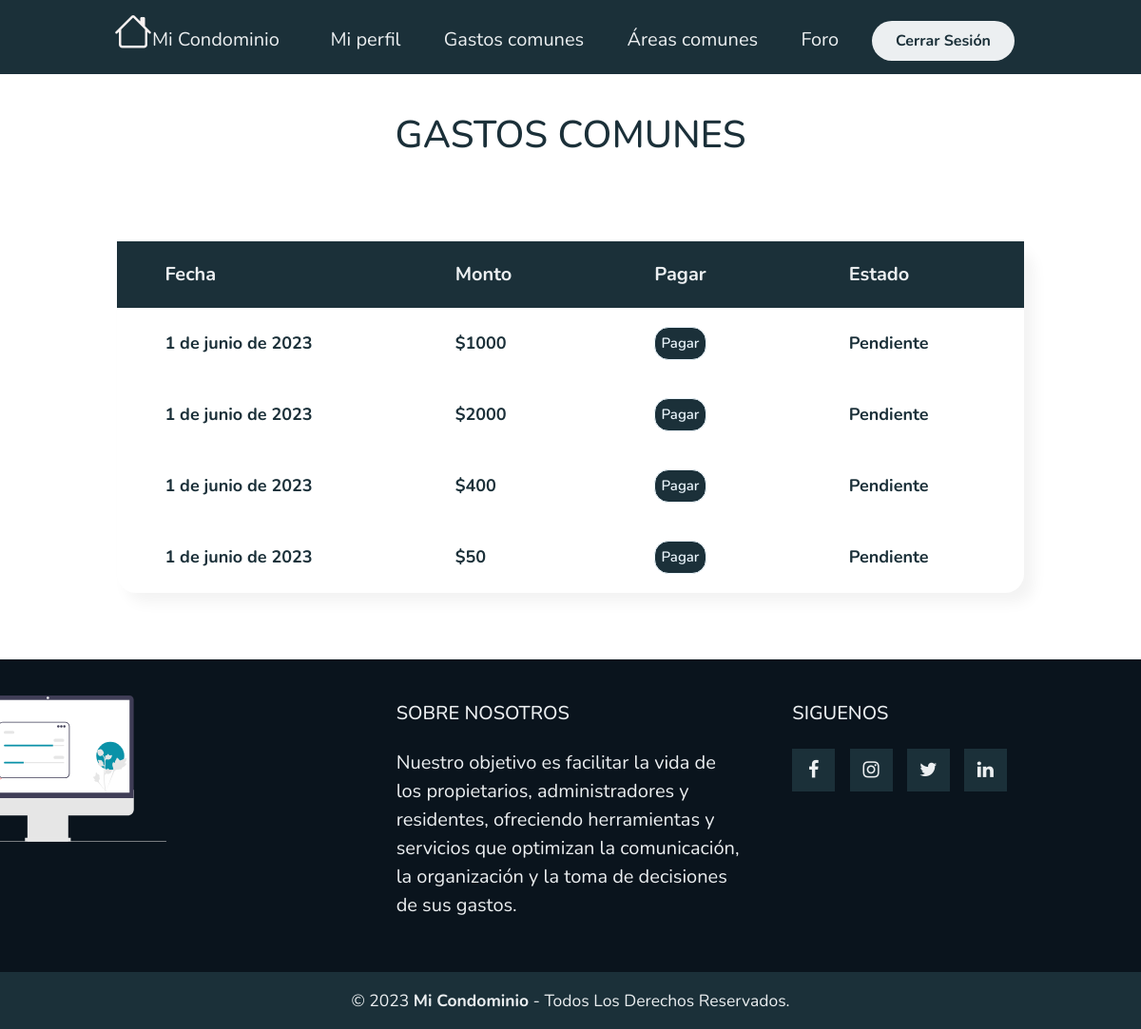
Page /GastoComun/ (signed in) on the earlier database version.
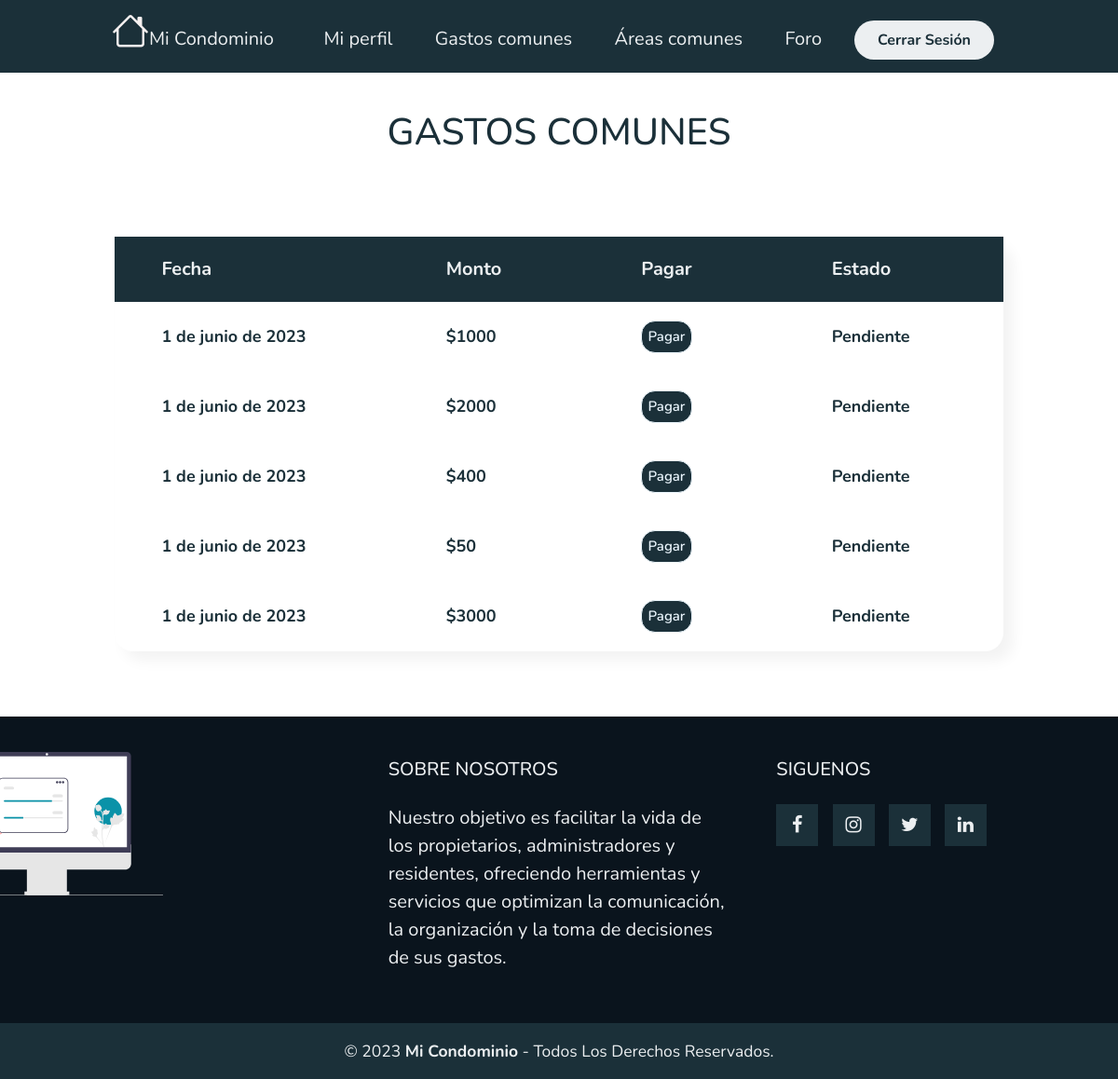
Same page on the later database version.
### myapp/models.py (models this page shows, shortened)
class PagoComun(models.Model):
    ESTADO_PAGO = (
        ('Pendiente', 'Pendiente'),
        ('Pagado', 'Pagado'),
    )
    estado_pago = models.CharField(max_length=20, choices=ESTADO_PAGO, default='Pendiente')
    nombre = models.CharField(max_length=50)
    monto = models.IntegerField()
    fecha = models.DateField(default=date.today)

### myapp/views.py (the view)
# urls.py: path('GastoComun/',GastoComun,name="GastoComun"),
@login_required
def GastoComun(request):
    data = PagoComun.objects.all()
    page = request.GET.get('page', 1)
    try:
        paginator = Paginator(data, 10)
        data = paginator.page(page)
    except:
        raise Http404
    return render(request, 'myapp/GastosComunes/GastoComun.html',{'entity' : data, 'paginator':paginator})

### myapp/templates/myapp/GastosComunes/GastoComun.html (shortened to what this page needs)
{% extends 'myapp/base.html' %}
{% block contenido %}
{% load static %}
{% load humanize %}
<link rel="stylesheet" href="{% static 'myapp/css/PagarGastoComun/PagarGastoComun.css' %}">
<div class="titulo">
    <h1>GASTOS COMUNES</h1>
</div>
<div class="tabla">
    <table class="Residentes">
        <thead class="thead">
            <tr style="color: #eceff1;">
                <th>Fecha</th>
                <th>Monto</th>
                {% if not user.is_staff %}
                <th>Pagar</th>
                <th>Estado</th>
                {% endif %}
            </tr>
        </thead>
        <tbody>
            {% for entity in entity %}
            <tr>
                <th>{{ entity.fecha }}</th>
                <th>${{ entity.monto }}</th>
                {% if not user.is_staff %}
                <th><a href="#"><button>Pagar</button></a></th>
                <th>{{ entity.estado_pago }}</th>
                {% endif %}
            </tr>
            {% endfor %}
        </tbody>
    </table>
</div>
{% endblock %}

Differences in the rows shown:
added PagoComun: fecha "1 de junio de 2023", monto "3000", estado_pago "Pendiente"
